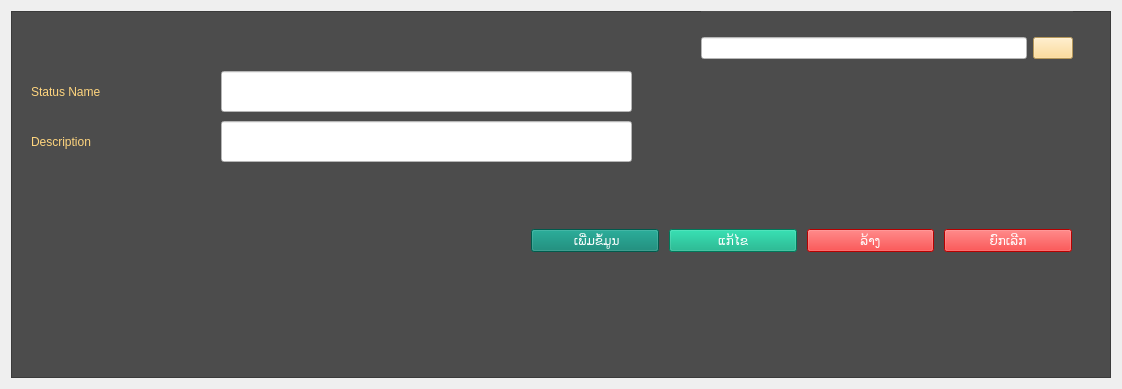
<?xml version="1.0" encoding="UTF-8"?>
<ui version="4.0">
 <class>frm_popup_status</class>
 <widget class="QWidget" name="frm_popup_status">
  <property name="geometry">
   <rect>
    <x>0</x>
    <y>0</y>
    <width>1122</width>
    <height>389</height>
   </rect>
  </property>
  <property name="windowTitle">
   <string>Form Status</string>
  </property>
  <layout class="QGridLayout" name="gridLayout" rowstretch="2">
   <property name="horizontalSpacing">
    <number>7</number>
   </property>
   <property name="verticalSpacing">
    <number>0</number>
   </property>
   <item row="0" column="0">
    <widget class="QFrame" name="frame">
     <property name="styleSheet">
      <string notr="true">color: rgb(255, 213, 126);
background-color: rgb(202, 202, 202);
background-color: rgb(76, 76, 76);</string>
     </property>
     <property name="frameShape">
      <enum>QFrame::StyledPanel</enum>
     </property>
     <property name="frameShadow">
      <enum>QFrame::Raised</enum>
     </property>
     <widget class="QLabel" name="lbl_ID">
      <property name="geometry">
       <rect>
        <x>1150</x>
        <y>50</y>
        <width>61</width>
        <height>31</height>
       </rect>
      </property>
      <property name="styleSheet">
       <string notr="true">color: rgb(68, 80, 105);</string>
      </property>
      <property name="text">
       <string/>
      </property>
     </widget>
     <widget class="QWidget" name="widget" native="true">
      <property name="geometry">
       <rect>
        <x>690</x>
        <y>0</y>
        <width>372</width>
        <height>75</height>
       </rect>
      </property>
      <layout class="QHBoxLayout" name="horizontalLayout">
       <item>
        <widget class="QLineEdit" name="txt_search">
         <property name="styleSheet">
          <string notr="true">background-color: rgb(255, 255, 255);
font: 18pt &quot;Phetsarath OT&quot;;
color: rgb(0, 0, 0);</string>
         </property>
        </widget>
       </item>
       <item>
        <widget class="QPushButton" name="btn_search">
         <property name="styleSheet">
          <string notr="true">background-color: rgb(255, 213, 126);
color: rgb(0, 0, 0);
font: 18pt &quot;Phetsarath OT&quot;;</string>
         </property>
         <property name="text">
          <string/>
         </property>
         <property name="icon">
          <iconset>
           <normaloff>../../../Users/AlexP/PycharmProjects/pythonProject/PythonPOS/icon/search-alt-regular-60.png</normaloff>../../../Users/AlexP/PycharmProjects/pythonProject/PythonPOS/icon/search-alt-regular-60.png</iconset>
         </property>
         <property name="iconSize">
          <size>
           <width>40</width>
           <height>40</height>
          </size>
         </property>
        </widget>
       </item>
      </layout>
     </widget>
     <widget class="QLineEdit" name="txt_remark">
      <property name="geometry">
       <rect>
        <x>210</x>
        <y>110</y>
        <width>411</width>
        <height>41</height>
       </rect>
      </property>
      <property name="font">
       <font>
        <family>Phetsarath OT</family>
        <pointsize>12</pointsize>
        <weight>50</weight>
        <italic>false</italic>
        <bold>false</bold>
        <stylestrategy>PreferAntialias</stylestrategy>
       </font>
      </property>
      <property name="layoutDirection">
       <enum>Qt::RightToLeft</enum>
      </property>
      <property name="styleSheet">
       <string notr="true">background-color: rgb(255, 255, 255);
color: rgb(0, 0, 0);
font: 12pt &quot;Phetsarath OT&quot;;</string>
      </property>
      <property name="text">
       <string/>
      </property>
      <property name="dragEnabled">
       <bool>false</bool>
      </property>
      <property name="placeholderText">
       <string/>
      </property>
      <property name="cursorMoveStyle">
       <enum>Qt::LogicalMoveStyle</enum>
      </property>
     </widget>
     <widget class="QLabel" name="label_18">
      <property name="geometry">
       <rect>
        <x>20</x>
        <y>110</y>
        <width>161</width>
        <height>41</height>
       </rect>
      </property>
      <property name="styleSheet">
       <string notr="true">font: 18pt &quot;Phetsarath OT&quot;;
color: rgb(255, 213, 126);
</string>
      </property>
      <property name="text">
       <string>Description</string>
      </property>
     </widget>
     <widget class="QWidget" name="horizontalLayoutWidget">
      <property name="geometry">
       <rect>
        <x>520</x>
        <y>190</y>
        <width>541</width>
        <height>80</height>
       </rect>
      </property>
      <layout class="QHBoxLayout" name="horizontalLayout_2">
       <property name="spacing">
        <number>10</number>
       </property>
       <item>
        <widget class="QPushButton" name="btn_insert">
         <property name="enabled">
          <bool>true</bool>
         </property>
         <property name="styleSheet">
          <string notr="true">background-color: rgb(0, 127, 108);
color: rgb(255, 255, 255);
font: 18pt &quot;Phetsarath OT&quot;;</string>
         </property>
         <property name="text">
          <string> ເພີ່ມຂໍ້ມູນ</string>
         </property>
         <property name="iconSize">
          <size>
           <width>20</width>
           <height>20</height>
          </size>
         </property>
        </widget>
       </item>
       <item>
        <widget class="QPushButton" name="btn_edit">
         <property name="styleSheet">
          <string notr="true">background-color: rgb(255, 255, 255);
color: rgb(255, 255, 255);
background-color: rgb(0, 170, 127);
font: 18pt &quot;Phetsarath OT&quot;;</string>
         </property>
         <property name="text">
          <string>ແກ້ໄຂ</string>
         </property>
         <property name="iconSize">
          <size>
           <width>25</width>
           <height>25</height>
          </size>
         </property>
        </widget>
       </item>
       <item>
        <widget class="QPushButton" name="btn_clear">
         <property name="styleSheet">
          <string notr="true">background-color: rgb(255, 255, 255);
color: rgb(255, 255, 255);
background-color: rgb(255, 0, 0);
font: 18pt &quot;Phetsarath OT&quot;;</string>
         </property>
         <property name="text">
          <string>ລ້າງ</string>
         </property>
         <property name="iconSize">
          <size>
           <width>25</width>
           <height>25</height>
          </size>
         </property>
        </widget>
       </item>
       <item>
        <widget class="QPushButton" name="btn_cancel">
         <property name="styleSheet">
          <string notr="true">background-color: rgb(255, 255, 255);
color: rgb(255, 255, 255);
background-color: rgb(255, 0, 0);
font: 18pt &quot;Phetsarath OT&quot;;</string>
         </property>
         <property name="text">
          <string>ຍົກເລີກ</string>
         </property>
         <property name="iconSize">
          <size>
           <width>25</width>
           <height>25</height>
          </size>
         </property>
        </widget>
       </item>
      </layout>
     </widget>
     <widget class="QLabel" name="lbl_did_">
      <property name="geometry">
       <rect>
        <x>1110</x>
        <y>100</y>
        <width>81</width>
        <height>41</height>
       </rect>
      </property>
      <property name="styleSheet">
       <string notr="true">color: rgb(1, 114, 127);
color: rgb(255, 0, 0);</string>
      </property>
      <property name="text">
       <string/>
      </property>
     </widget>
     <widget class="QLabel" name="label_22">
      <property name="geometry">
       <rect>
        <x>20</x>
        <y>60</y>
        <width>181</width>
        <height>41</height>
       </rect>
      </property>
      <property name="styleSheet">
       <string notr="true">font: 18pt &quot;Phetsarath OT&quot;;
color: rgb(255, 213, 126);
</string>
      </property>
      <property name="text">
       <string>Status Name</string>
      </property>
     </widget>
     <widget class="QLineEdit" name="txt_status_name">
      <property name="geometry">
       <rect>
        <x>210</x>
        <y>60</y>
        <width>411</width>
        <height>41</height>
       </rect>
      </property>
      <property name="font">
       <font>
        <family>Phetsarath OT</family>
        <pointsize>12</pointsize>
        <weight>50</weight>
        <italic>false</italic>
        <bold>false</bold>
        <stylestrategy>PreferAntialias</stylestrategy>
       </font>
      </property>
      <property name="layoutDirection">
       <enum>Qt::RightToLeft</enum>
      </property>
      <property name="styleSheet">
       <string notr="true">background-color: rgb(255, 255, 255);
color: rgb(0, 0, 0);
font: 12pt &quot;Phetsarath OT&quot;;</string>
      </property>
      <property name="text">
       <string/>
      </property>
      <property name="dragEnabled">
       <bool>false</bool>
      </property>
      <property name="placeholderText">
       <string/>
      </property>
      <property name="cursorMoveStyle">
       <enum>Qt::LogicalMoveStyle</enum>
      </property>
     </widget>
    </widget>
   </item>
  </layout>
 </widget>
 <resources/>
 <connections/>
</ui>
